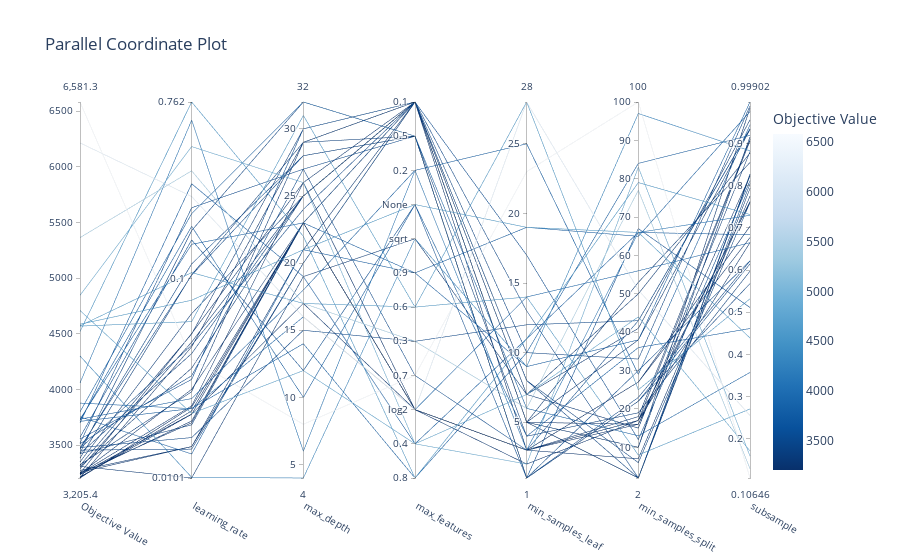

Here is the notebook cell this chart was saved with:
### Code cell
optuna.visualization.plot_parallel_coordinate(study).show()
